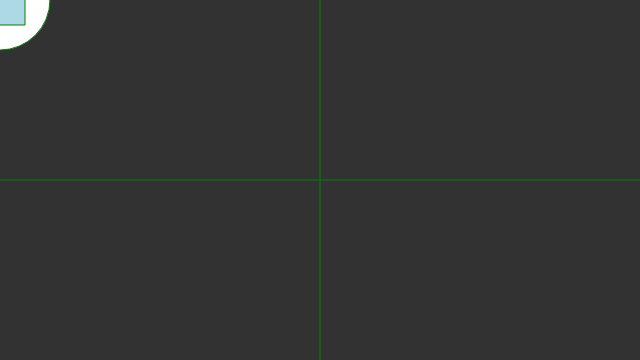
Frame 1 (no input)
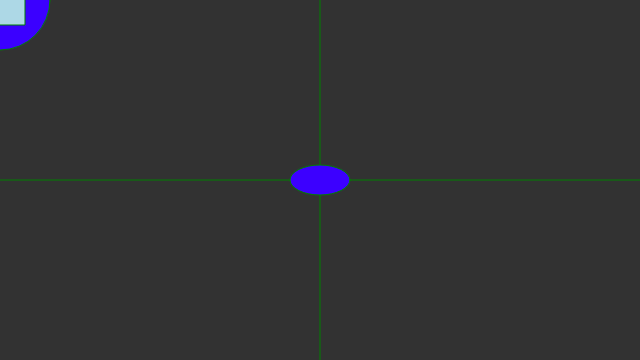
Frame 60 (no input)
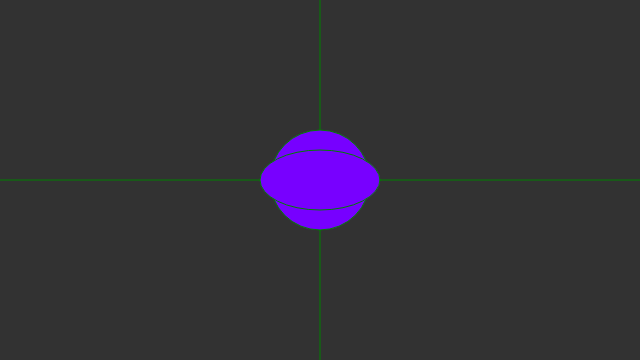
Frame 120 (the mouse pressed at the canvas centre since frame 60)

The p5.js sketch that drew these frames (run headless with seeded random() and noise() and a simulated clock; from frame 60 on, the mouse is pressed at the canvas centre):

// p5.js sketch
// ── sketch.js
// system variables
var ellipseWidth = 0;
var shapeSize = 100;
function setup() { 
   createCanvas(640, 360);
}

function draw() {
    background(50);
    
     /* draw a grid */
    stroke("green");
    line(0, height/2, width, height/2);
    line(width/2, 0, width/2, height);
    
    
    if (mouseX != pmouseX) {
        if (shapeSize != 0) {
            shapeSize -= 0.05;
        }
    }
    console.log(shapeSize);
    
    ellipse(mouseX, mouseY, shapeSize, shapeSize);
    
    if (mouseX < width/2){
        fill("lightblue");
        rectMode(CENTER);
        rect(pmouseX, pmouseY, shapeSize/2, shapeSize/2);
    } else {
        fill("red"); 
        ellipse(pmouseX, pmouseY, shapeSize/2, shapeSize/2);
    }
    
    
    
    
    

    if ( ellipseWidth < width/2 ) {
        ellipseWidth ++;   
    } else {
         ellipseWidth = 0;
    }
   
    fill(frameCount, 0, 255);
    ellipse(width/2, height/2, ellipseWidth,frameCount/2);
}
